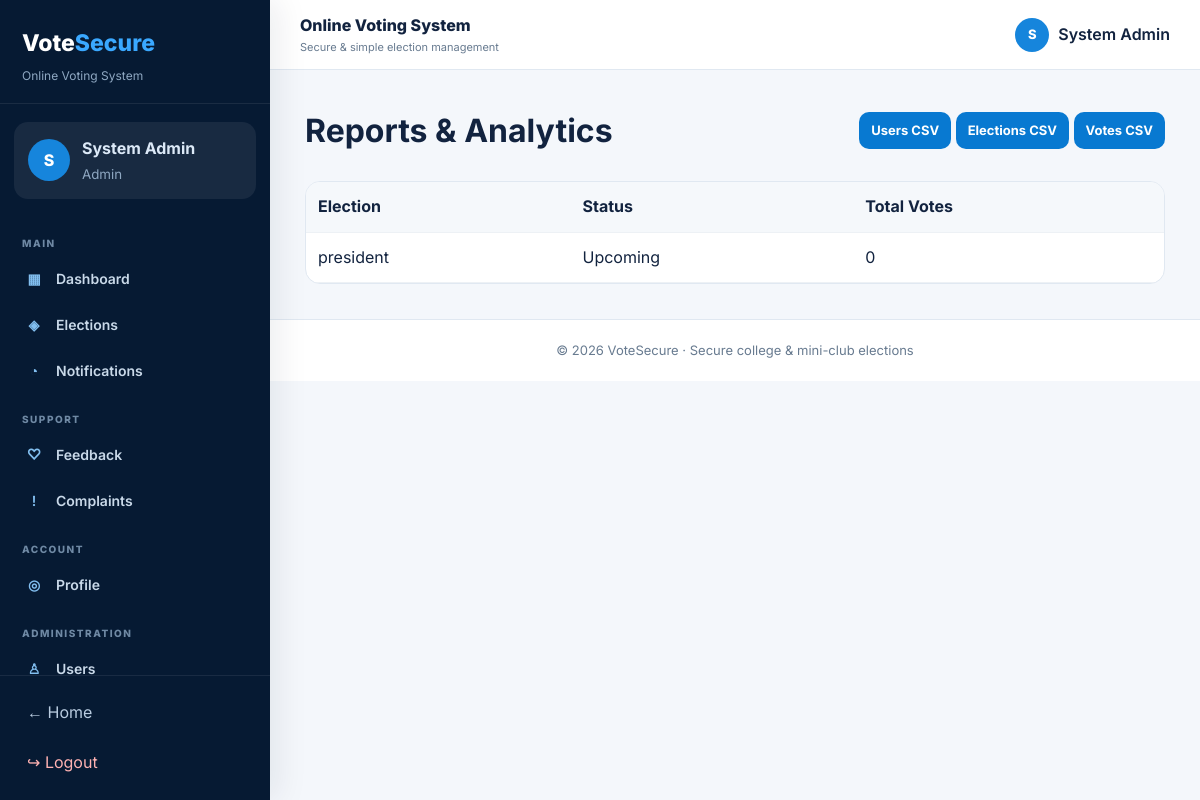
The page /admin/reports (signed in) on the database its author committed.
### tables this page shows
CREATE TABLE users(id INTEGER PRIMARY KEY AUTOINCREMENT,name TEXT NOT NULL,email TEXT UNIQUE NOT NULL,password_hash TEXT NOT NULL,role TEXT NOT NULL CHECK(role IN ('voter','candidate','admin')),phone TEXT,language TEXT DEFAULT 'English',accessibility INTEGER DEFAULT 0,is_active INTEGER DEFAULT 1,created_at TEXT NOT NULL);

CREATE TABLE elections(id INTEGER PRIMARY KEY AUTOINCREMENT,title TEXT NOT NULL,description TEXT,start_at TEXT NOT NULL,end_at TEXT NOT NULL,status TEXT NOT NULL DEFAULT 'Draft',created_by INTEGER,created_at TEXT NOT NULL,FOREIGN KEY(created_by) REFERENCES users(id));

### app.py (the view)
@app.route('/admin/reports')
@role_required('admin')
def reports():
    rows = q(
        '''
        SELECT
            e.title,
            e.status,
            COUNT(v.id) total_votes
        FROM elections e
        LEFT JOIN votes v
            ON v.election_id=e.id
        GROUP BY e.id
        ORDER BY e.id DESC
        '''
    )
    return render_template(
        'reports.html',
        rows=rows
    )

### app.py (called while the page is built)
def get_db():
    if 'db' not in g:
        os.makedirs(
            os.path.dirname(DB_PATH),
            exist_ok=True
        )
        g.db = sqlite3.connect(DB_PATH)
        g.db.row_factory = sqlite3.Row
        g.db.execute(
            'PRAGMA foreign_keys=ON'
        )
    return g.db

def q(sql, args=(), one=False):
    cur = get_db().execute(sql, args)
    rows = cur.fetchall()
    cur.close()
    if one:
        return rows[0] if rows else None
    return rows

def role_required(*roles):
    def deco(fn):
        @wraps(fn)
        def wrap(*a, **kw):
            if not session.get('user_id'):
                return redirect(
                    url_for('login')
                )
            if session.get('role') not in roles:
                abort(403)
            return fn(*a, **kw)
        return wrap
    return deco

@app.context_processor
def common():
    unread = 0
    if session.get('user_id'):
        row = q(
            '''
            SELECT COUNT(*) AS c
            FROM notifications
            WHERE user_id=? AND is_read=0
            ''',
            (session['user_id'],),
            True
        )
        unread = row['c'] if row else 0
    current_user = None
    if session.get('user_id'):
        current_user = q(
            'SELECT * FROM users WHERE id=?',
            (session['user_id'],),
            True
        )
    return {
        'unread_notifications': unread,
        'current_user': current_user
    }

### templates/reports.html
{% extends 'base.html' %}{% block content %}<div class="page-head">
<h1>Reports & Analytics</h1>
<div>
    <a class="btn small" href="{{url_for('export_csv',kind='users')}}">Users CSV</a>
    <a class="btn small" href="{{url_for('export_csv',kind='elections')}}">Elections CSV</a>
    <a class="btn small" href="{{url_for('export_csv',kind='votes')}}">Votes CSV</a>
</div>
</div>
<div class="table-wrap">
    <table>
        <tr>
            <th>Election</th>
            <th>Status</th>
            <th>Total Votes</th>
        </tr>{% for r in rows %}<tr>
        <td>{{r.title}}</td>
        <td>{{r.status}}</td>
        <td>{{r.total_votes}}</td>
    </tr>{% endfor %}</table>
</div>{% endblock %}

### templates/base.html (shortened to what this page needs)
<!doctype html>
<html lang="en">
<head>
    <link rel="stylesheet" href="{{ url_for('static', filename='css/style.css') }}">
</head>
<body>
    {% if current_user %}
        <div class="app-layout">
            <aside class="sidebar" id="sidebar">
                <div class="sidebar-brand">
                    <a href="{{ url_for('dashboard') }}" class="brand">Vote<span>Secure</span></a>
                    <p>Online Voting System</p>
                </div>
                <div class="sidebar-user">
                    <div class="avatar">{{ session.name[:1]|upper }}</div>
                    <div>
                        <strong>{{ session.name }}</strong>
                        <small>{{ session.role|capitalize }}</small>
                    </div>
                </div>
                <nav class="sidebar-nav" aria-label="Dashboard navigation">
                    <p class="nav-section-title">MAIN</p>
                    <a class="{% if request.endpoint in ['dashboard', 'voter_dashboard', 'candidate_dashboard', 'admin_dashboard'] %}active{% endif %}" href="{{ url_for('dashboard') }}">
                        <span>▦</span> Dashboard
                    </a>
                    <a class="{% if request.endpoint in ['elections', 'election_detail', 'vote', 'confirmation'] %}active{% endif %}" href="{{ url_for('elections') }}">
                        <span>◈</span> Elections
                    </a>
                    <a class="{% if request.endpoint == 'notifications' %}active{% endif %}" href="{{ url_for('notifications') }}">
                        <span>◔</span> Notifications
                    </a>
                    <p class="nav-section-title">SUPPORT</p>
                    <a class="{% if request.endpoint == 'feedback' %}active{% endif %}" href="{{ url_for('feedback') }}">
                        <span>♡</span> Feedback
                    </a>
                    <a class="{% if request.endpoint == 'complaints' %}active{% endif %}" href="{{ url_for('complaints') }}">
                        <span>!</span> Complaints
                    </a>
                    <p class="nav-section-title">ACCOUNT</p>
                    <a class="{% if request.endpoint == 'profile' %}active{% endif %}" href="{{ url_for('profile') }}">
                        <span>◎</span> Profile
                    </a>
                    {% if session.role == 'admin' %}
                        <p class="nav-section-title">ADMINISTRATION</p>
                        <a class="{% if request.endpoint == 'admin_users' %}active{% endif %}" href="{{ url_for('admin_users') }}">
                            <span>♙</span> Users
                        </a>
                    {% endif %}
                </nav>
                <div class="sidebar-bottom">
                    <a href="{{ url_for('index') }}">← Home</a>
                    <a href="{{ url_for('logout') }}" class="logout-link">↪ Logout</a>
                </div>
            </aside>
            <div class="dashboard-area">
                <header class="dashboard-topbar">
                    <div>
                        <span class="topbar-title">Online Voting System</span>
                        <small>Secure &amp; simple election management</small>
                    </div>
                    <a href="{{ url_for('profile') }}" class="topbar-profile">
                        <span class="avatar small">{{ session.name[:1]|upper }}</span>
                        <span>{{ session.name }}</span>
                    </a>
                </header>
                <main class="dashboard-content">
    {% endif %}
    {% block content %}{% endblock %}
    {% if current_user %}
                </main>
                <footer class="dashboard-footer">
                    © 2026 VoteSecure · Secure college &amp; mini-club elections
                </footer>
            </div>
        </div>
    {% else %}
        </main>
        <footer>
            © 2026 VoteSecure · Secure college &amp; mini-club elections
        </footer>
    {% endif %}
</body>
</html>

### static/css/style.css (style rules this page uses)
:root { --navy: #061a33; --blue: #0879d1; --blue-dark: #075fa5; --blue-soft: #e8f3fc; --text: #12233f; --muted: #687b90; --border: #e0e8f1; --bg: #f4f7fb; --white: #ffffff; --success: #176b3a; --danger: #a62929; }
* { box-sizing: border-box; }
html { scroll-behavior: smooth; }
body { margin: 0; font-family: Inter, Arial, sans-serif; background: var(--bg); color: var(--text); line-height: 1.6; }
a { color: var(--blue); }
.brand { color: var(--white); text-decoration: none; font-size: 23px; font-weight: 800; }
.brand span { color: #3aa8ff; }
.app-layout { min-height: 100vh; display: flex; }
.sidebar { width: 270px; min-width: 270px; background: #061a33; color: #dce9f7; display: flex; flex-direction: column; position: fixed; inset: 0 auto 0 0; z-index: 100; box-shadow: 8px 0 30px rgba(6, 26, 51, 0.08); }
.sidebar-brand { padding: 25px 22px 18px; border-bottom: 1px solid rgba(255, 255, 255, 0.08); }
.sidebar-brand p { margin: 4px 0 0; color: #8fa8c2; font-size: 12px; }
.sidebar-user { margin: 18px 14px; padding: 14px; border-radius: 14px; background: rgba(255, 255, 255, 0.07); display: flex; align-items: center; gap: 12px; }
.sidebar-user strong, .sidebar-user small { display: block; }
.sidebar-user small { color: #8fa8c2; margin-top: 2px; }
.avatar { width: 42px; height: 42px; border-radius: 50%; display: grid; place-items: center; flex: 0 0 auto; background: #1685dc; color: #fff; font-weight: 800; }
.avatar.small { width: 34px; height: 34px; font-size: 13px; }
.sidebar-nav { padding: 0 12px; overflow-y: auto; }
.nav-section-title { margin: 18px 10px 7px; color: #6f89a4; font-size: 10px; font-weight: 800; letter-spacing: 1.5px; }
.sidebar-nav a { display: flex; align-items: center; gap: 12px; min-height: 43px; padding: 10px 12px; margin: 3px 0; border-radius: 10px; color: #c9d9e9; text-decoration: none; font-size: 14px; font-weight: 600; transition: 0.2s ease; }
.sidebar-nav a span { width: 20px; text-align: center; color: #82bff0; }
.sidebar-bottom { margin-top: auto; padding: 15px; border-top: 1px solid rgba(255, 255, 255, 0.08); display: grid; gap: 7px; }
.sidebar-bottom a { color: #b9cce0; text-decoration: none; padding: 9px 12px; border-radius: 9px; }
.sidebar-bottom .logout-link { color: #ffb2b2; }
.dashboard-area { width: calc(100% - 270px); min-height: 100vh; margin-left: 270px; }
.dashboard-topbar { min-height: 70px; padding: 12px 30px; background: #fff; border-bottom: 1px solid var(--border); display: flex; align-items: center; gap: 15px; position: sticky; top: 0; z-index: 40; }
.topbar-title { display: block; font-weight: 800; color: var(--text); }
.dashboard-topbar small { display: block; color: var(--muted); font-size: 11px; }
.topbar-profile { margin-left: auto; display: flex; align-items: center; gap: 9px; color: var(--text); text-decoration: none; font-weight: 600; }
.dashboard-content { max-width: 1400px; margin: 0 auto; padding: 35px; }
.dashboard-footer { border-top: 1px solid var(--border); background: #fff; color: var(--muted); text-align: center; padding: 20px; font-size: 13px; }
footer { background: var(--navy); color: #b9c9da; text-align: center; padding: 25px; }
.page-head, .section-head { display: flex; align-items: center; justify-content: space-between; gap: 20px; }
.page-head { margin-bottom: 25px; }
.page-head h1, .section-head h2 { margin: 0; }
.btn { display: inline-block; border: 0; border-radius: 10px; background: var(--blue); color: #fff; padding: 12px 18px; text-decoration: none; cursor: pointer; font-weight: 700; transition: 0.2s ease; }
.btn.small { padding: 8px 12px; font-size: 13px; }
.table-wrap { overflow: auto; background: #fff; border-radius: 15px; border: 1px solid var(--border); }
table { width: 100%; border-collapse: collapse; }
th, td { text-align: left; padding: 12px; border-bottom: 1px solid #edf1f5; white-space: nowrap; }
th { background: #f5f8fb; }

### rows shown on the page
users: name "System Admin", role "Admin"
elections: title "president", status "Upcoming", total_votes "0"

### other values the page prints
{{ session.name[:1]|upper }} "S"
